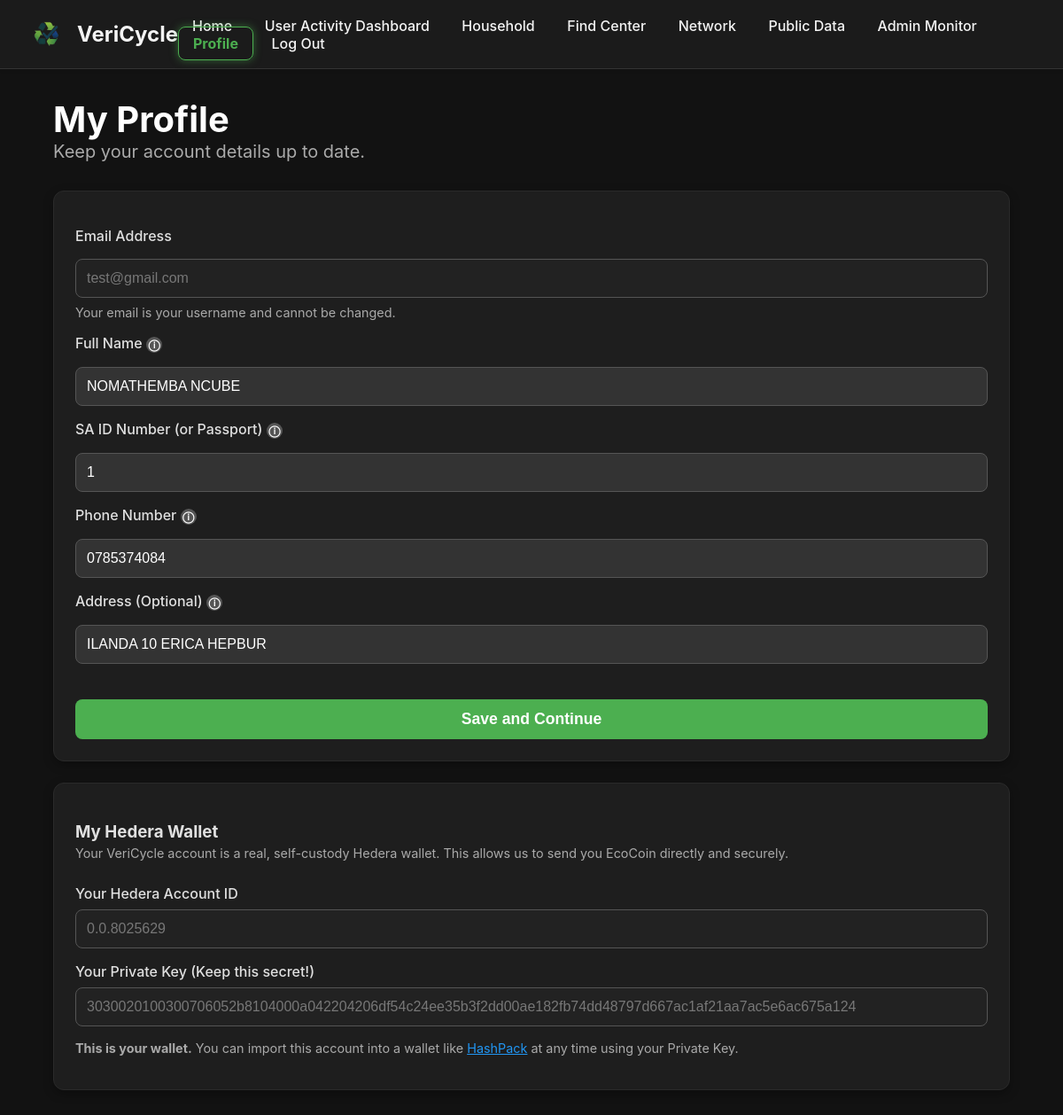
The app's page /profile (signed in), older data.
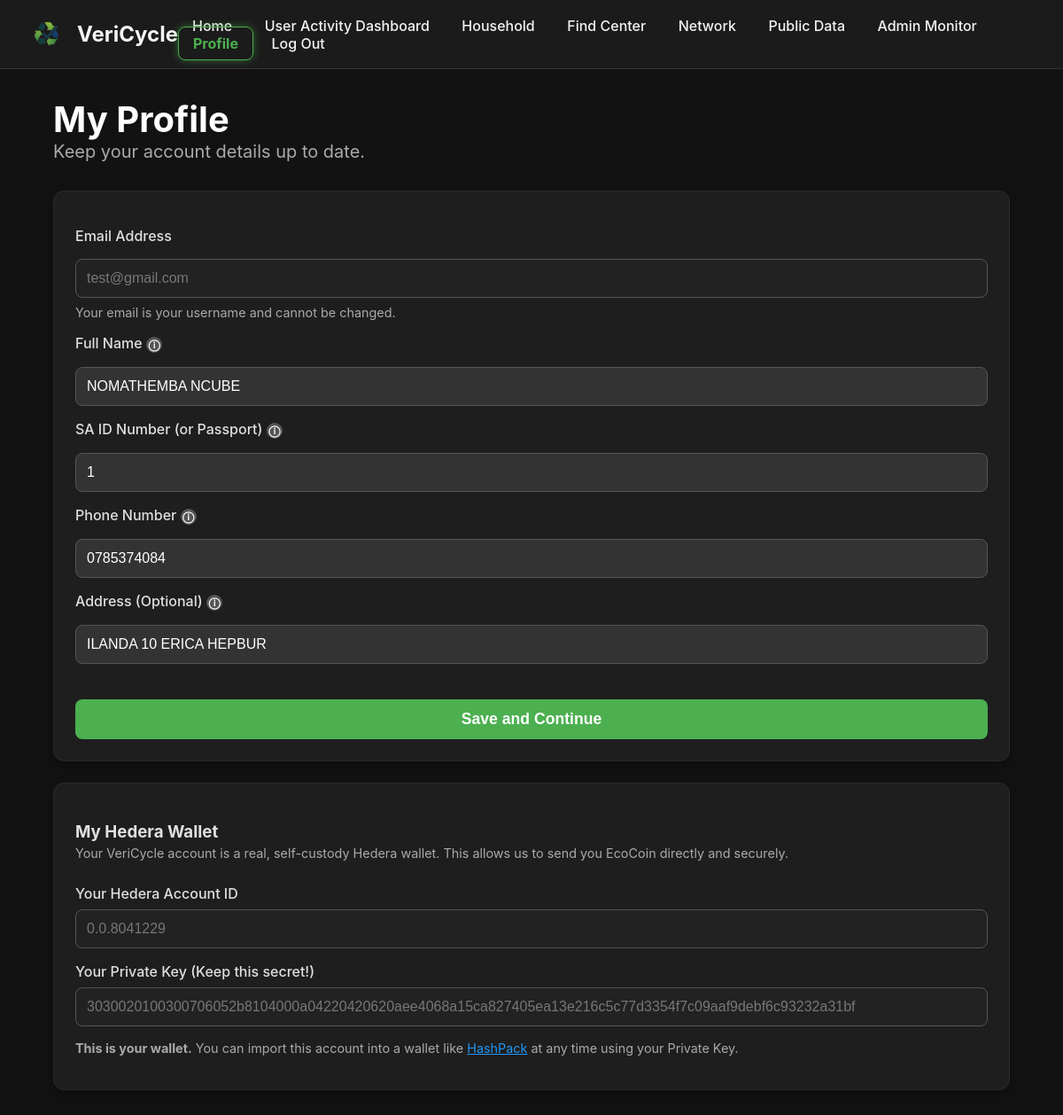
The same page, newer data.
### models.py (models this page shows)
class User(db.Model, UserMixin):
    id = db.Column(db.Integer, primary_key=True)
    email = db.Column(db.String(120), unique=True, nullable=False)
    password_hash = db.Column(db.String(60), nullable=False)
    hedera_account_id = db.Column(db.String(100), nullable=True)
    hedera_private_key = db.Column(db.String(255), nullable=True)
    full_name = db.Column(db.String(100), nullable=True)
    phone_number = db.Column(db.String(20), nullable=True)
    address = db.Column(db.String(200), nullable=True)
    id_number = db.Column(db.String(30), nullable=True)
    role = db.Column(db.String(20), nullable=False, default='collector')

### app.py (the view, shortened to what this page needs)
@app.route('/profile', methods=['GET', 'POST'])
@login_required
def profile():
    return render_template('profile.html', active_page='profile')

### app.py (called while the page is built)
@login_manager.user_loader
def load_user(user_id):
    try:
        return db.session.get(User, int(user_id))
    except OperationalError:
        return None

### templates/profile.html (shortened to what this page needs)
<!DOCTYPE html>
<html lang="en">
<head>
    <link rel="stylesheet" href="{{ url_for('static', filename='style.css') }}">
</head>
<body class="dark-theme">
    {% include '_navbar.html' %}
    <main class="container app-dashboard" style="overflow:visible;">
        <div class="dashboard-header">
            <h2>My Profile</h2>
            <p>Keep your account details up to date.</p>
        </div>
        <div class="card">
            <form action="{{ url_for('profile') }}" method="POST" class="verify-form">
                <div class="form-group">
                    <label for="email">Email Address</label>
                    <input type="email" id="email" name="email" value="{{ current_user.email }}" disabled>
                    <small class="form-note">Your email is your username and cannot be changed.</small>
                </div>
                <div class="form-group">
                    <label for="full_name">
                        Full Name
                        <span class="tooltip" data-tooltip="This must match the name on your ID for verification.">ⓘ</span>
                    </label>
                    <input type="text" id="full_name" name="full_name" value="{{ current_user.full_name or '' }}" placeholder="As it appears on your ID" required>
                </div>
                <div class="form-group">
                    <label for="id_number">
                        SA ID Number (or Passport)
                        <span class="tooltip" data-tooltip="Required for identity verification and to generate official income reports.">ⓘ</span>
                    </label>
                    <input type="text" id="id_number" name="id_number" value="{{ current_user.id_number or '' }}" placeholder="Your 13-digit ID Number" required>
                </div>
                <div class="form-group">
                    <label for="phone_number">
                        Phone Number
                        <span class="tooltip" data-tooltip="Required to contact you about your account or rewards.">ⓘ</span>
                    </label>
                    <input type="text" id="phone_number" name="phone_number" value="{{ current_user.phone_number or '' }}" placeholder="e.g., 081 123 4567" required>
                </div>
                <div class="form-group">
                    <label for="address">
                        Address (Optional)
                        <span class="tooltip" data-tooltip="Providing an address helps us identify recycling needs in your neighborhood.">ⓘ</span>
                    </label>
                    <input type="text" id="address" name="address" value="{{ current_user.address or '' }}" placeholder="e.g., 123 Main St, Roodepoort">
                </div>
            <button type="submit" class="btn-primary-large btn-form">Save and Continue</button>
        </form>
    </div>
    <div class="card">
        <h3>My Hedera Wallet</h3>
        <p class="form-note" style="margin-top: -1rem; margin-bottom: 1.5rem; line-height: 1.5;">
            Your VeriCycle account is a real, self-custody Hedera wallet. This allows us to send you EcoCoin directly and securely.
        </p>
        <div class="form-group">
            <label>Your Hedera Account ID</label>
            <input type="text" value="{{ current_user.hedera_account_id or 'N/A (Center Account)' }}" readonly disabled>
        </div>
        <div class="form-group">
            <label>Your Private Key (Keep this secret!)</label>
            <input type="text" value="{{ current_user.hedera_private_key or 'N/A (Center Account)' }}" readonly disabled>
        </div>
        <p class="form-note">
            <strong>This is your wallet.</strong> You can import this account into a wallet like <a href="https://www.hashpack.app/" target="_blank" style="color: #2196F3;">HashPack</a> at any time using your Private Key.
        </p>
    </div>
    </main>
</body>
</html>

### templates/_navbar.html (shortened to what this page needs)
<header class="navbar">
    <div class="container">
        <a href="{{ url_for('home') }}" class="logo-link">
            <img src="{{ url_for('static', filename='logo.png') }}" alt="VeriCycle Logo" class="logo">
            <span>VeriCycle</span>
        </a>
        <nav>
            {% if current_user.is_authenticated %}
                <a href="{{ url_for('home') }}" class="nav-button {% if active_page == 'home' %}active{% endif %}">Home</a>
                {% if current_user.role == 'center' %}
                    <a href="{{ url_for('center_dashboard') }}" class="nav-button {% if active_page == 'dashboard' %}active{% endif %}">Dashboard</a>
                {% else %}
                    <a href="{{ url_for('collector_dashboard') }}" class="nav-button {% if active_page == 'dashboard' %}active{% endif %}">User Activity Dashboard</a>
                {% endif %}
                {% if current_user.role == 'collector' %}
                    <a href="{{ url_for('household_dashboard') }}" class="nav-button {% if active_page == 'household' %}active{% endif %}">Household</a>
                    <a href="{{ url_for('search') }}" class="nav-button {% if active_page == 'search' %}active{% endif %}">Find Center</a>
                    <a href="{{ url_for('network') }}" class="nav-button {% if active_page == 'network' %}active{% endif %}">Network</a>
                {% endif %}
                <a href="{{ url_for('public_data') }}" class="nav-button {% if active_page == 'public_data' %}active{% endif %}">Public Data</a>
                <a href="{{ url_for('admin_monitor') }}" class="nav-button {% if active_page == 'admin_monitor' %}active{% endif %}">Admin Monitor</a>
                <a href="{{ url_for('profile') }}" class="nav-button {% if active_page == 'profile' %}active{% endif %}">Profile</a>
                <a href="{{ url_for('logout') }}" class="nav-button">Log Out</a>
            {% endif %}
        </nav>
    </div>
</header>

Row changes from the older to the newer data that the page shows:
changed User "test@gmail.com": hedera_account "0.0.8025629" → "0.0.8041229"; hedera_private_key "3030020100300706052b8104000a042204206df54c24ee35b3f2dd00ae182fb74dd48797d667ac1af21aa7ac5e6ac675a124" → "3030020100300706052b8104000a04220420620aee4068a15ca827405ea13e216c5c77d3354f7c09aaf9debf6c93232a31bf"
